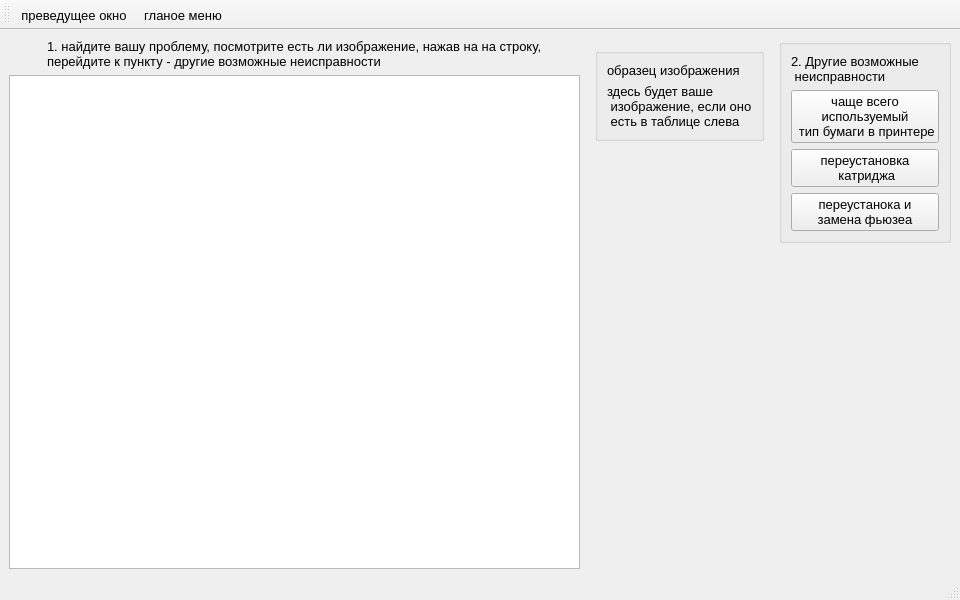
<?xml version="1.0" encoding="UTF-8"?>
<ui version="4.0">
 <class>pytna</class>
 <widget class="QMainWindow" name="pytna">
  <property name="geometry">
   <rect>
    <x>0</x>
    <y>0</y>
    <width>960</width>
    <height>600</height>
   </rect>
  </property>
  <property name="font">
   <font>
    <pointsize>10</pointsize>
   </font>
  </property>
  <property name="windowTitle">
   <string>пятна</string>
  </property>
  <widget class="QWidget" name="centralwidget">
   <layout class="QGridLayout" name="gridLayout_2">
    <item row="0" column="0">
     <layout class="QGridLayout" name="gridLayout">
      <item row="0" column="1">
       <widget class="QWidget" name="widget_2" native="true">
        <layout class="QVBoxLayout" name="verticalLayout_3">
         <item alignment="Qt::AlignTop">
          <widget class="QGroupBox" name="verticalGroupBox">
           <layout class="QVBoxLayout" name="verticalLayout_4">
            <item>
             <widget class="QLabel" name="label_3">
              <property name="text">
               <string>образец изображения</string>
              </property>
             </widget>
            </item>
            <item>
             <widget class="QLabel" name="lpic_2">
              <property name="text">
               <string>здесь будет ваше
 изображение, если оно
 есть в таблице слева</string>
              </property>
             </widget>
            </item>
           </layout>
          </widget>
         </item>
        </layout>
       </widget>
      </item>
      <item row="0" column="2" alignment="Qt::AlignRight|Qt::AlignTop">
       <widget class="QGroupBox" name="groupBox">
        <layout class="QVBoxLayout" name="verticalLayout_2">
         <item>
          <widget class="QLabel" name="label_5">
           <property name="text">
            <string>2. Другие возможные
 неисправности</string>
           </property>
          </widget>
         </item>
         <item>
          <widget class="QPushButton" name="paper">
           <property name="text">
            <string>чаще всего
используемый
 тип бумаги в принтере</string>
           </property>
          </widget>
         </item>
         <item>
          <widget class="QPushButton" name="katrig">
           <property name="text">
            <string>переустановка
 катриджа</string>
           </property>
          </widget>
         </item>
         <item>
          <widget class="QPushButton" name="fuser">
           <property name="text">
            <string>переустанока и
замена фьюзеа</string>
           </property>
          </widget>
         </item>
        </layout>
       </widget>
      </item>
      <item row="0" column="0">
       <layout class="QVBoxLayout" name="verticalLayout">
        <item alignment="Qt::AlignHCenter">
         <widget class="QLabel" name="label_2">
          <property name="text">
           <string>1. найдите вашу проблему, посмотрите есть ли изображение, нажав на на строку, 
перейдите к пункту - другие возможные неисправности</string>
          </property>
         </widget>
        </item>
        <item>
         <widget class="QTableView" name="pytna_2">
          <property name="font">
           <font>
            <pointsize>10</pointsize>
           </font>
          </property>
         </widget>
        </item>
       </layout>
      </item>
     </layout>
    </item>
   </layout>
  </widget>
  <widget class="QMenuBar" name="menubar">
   <property name="geometry">
    <rect>
     <x>0</x>
     <y>0</y>
     <width>960</width>
     <height>21</height>
    </rect>
   </property>
  </widget>
  <widget class="QStatusBar" name="statusbar"/>
  <widget class="QToolBar" name="toolBar">
   <property name="windowTitle">
    <string>toolBar</string>
   </property>
   <attribute name="toolBarArea">
    <enum>TopToolBarArea</enum>
   </attribute>
   <attribute name="toolBarBreak">
    <bool>false</bool>
   </attribute>
   <addaction name="nazad"/>
   <addaction name="main"/>
  </widget>
  <action name="main">
   <property name="icon">
    <iconset>
     <normaloff>icon/menu.png</normaloff>icon/menu.png</iconset>
   </property>
   <property name="text">
    <string>гланое меню</string>
   </property>
  </action>
  <action name="nazad">
   <property name="icon">
    <iconset>
     <normaloff>icon/28.png</normaloff>icon/28.png</iconset>
   </property>
   <property name="text">
    <string>преведущее окно</string>
   </property>
  </action>
 </widget>
 <resources/>
 <connections/>
</ui>
